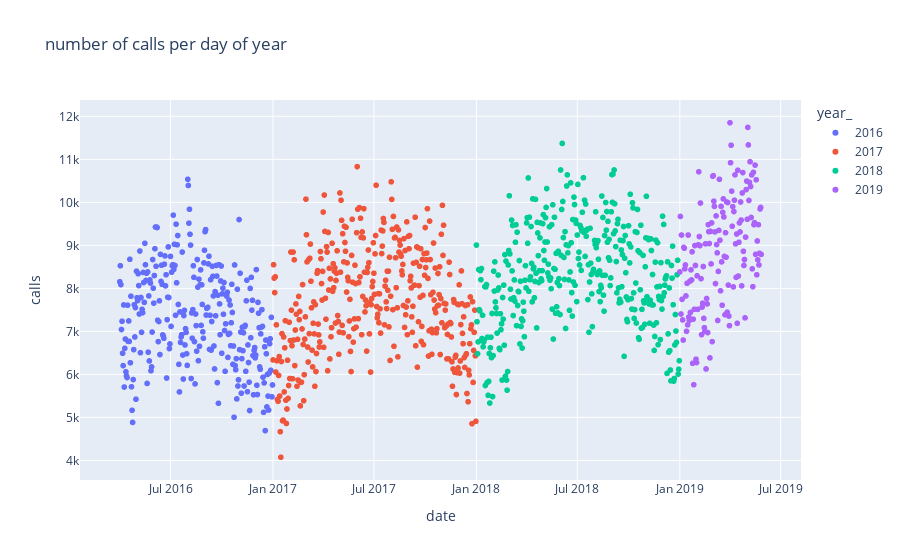

Notebook code for this chart:
### Code cell
# Discovery of seasonal pattern made in d-tale but simple to reproduce with plotly
df_plot = df
df["year_"] = df["year"].astype(str)
fig = px.scatter(df_plot, x="date", y="calls", color="year_",
                 title="number of calls per day of year")

fig.show()
fig.write_image('calls_date.pdf')

### Figure 1 — Plotly figure (JSON) as saved in the notebook; plotly's stock layout.template omitted (floating-point values rounded to 4 significant figures; data arrays with more than 128 entries replaced by an {"elided": "..."} marker saying what was removed)
{"data": [{"hovertemplate": "year_=2016<br>date=%{x}<br>calls=%{y}<extra></extra>", "legendgroup": "2016", "marker": {"color": "#636efa", "symbol": "circle"}, "mode": "markers", "name": "2016", "showlegend": true, "type": "scattergl", "x": {"elided": "275 str values"}, "xaxis": "x", "y": {"elided": "275 int values"}, "yaxis": "y"}, {"hovertemplate": "year_=2017<br>date=%{x}<br>calls=%{y}<extra></extra>", "legendgroup": "2017", "marker": {"color": "#EF553B", "symbol": "circle"}, "mode": "markers", "name": "2017", "showlegend": true, "type": "scattergl", "x": {"elided": "365 str values"}, "xaxis": "x", "y": {"elided": "365 int values"}, "yaxis": "y"}, {"hovertemplate": "year_=2018<br>date=%{x}<br>calls=%{y}<extra></extra>", "legendgroup": "2018", "marker": {"color": "#00cc96", "symbol": "circle"}, "mode": "markers", "name": "2018", "showlegend": true, "type": "scattergl", "x": {"elided": "365 str values"}, "xaxis": "x", "y": {"elided": "365 int values"}, "yaxis": "y"}, {"hovertemplate": "year_=2019<br>date=%{x}<br>calls=%{y}<extra></extra>", "legendgroup": "2019", "marker": {"color": "#ab63fa", "symbol": "circle"}, "mode": "markers", "name": "2019", "showlegend": true, "type": "scattergl", "x": {"elided": "147 str values"}, "xaxis": "x", "y": {"elided": "147 int values"}, "yaxis": "y"}], "layout": {"legend": {"title": {"text": "year_"}, "tracegroupgap": 0}, "title": {"text": "number of calls per day of year"}, "xaxis": {"anchor": "y", "domain": [0, 1], "title": {"text": "date"}}, "yaxis": {"anchor": "x", "domain": [0, 1], "title": {"text": "calls"}}}}
